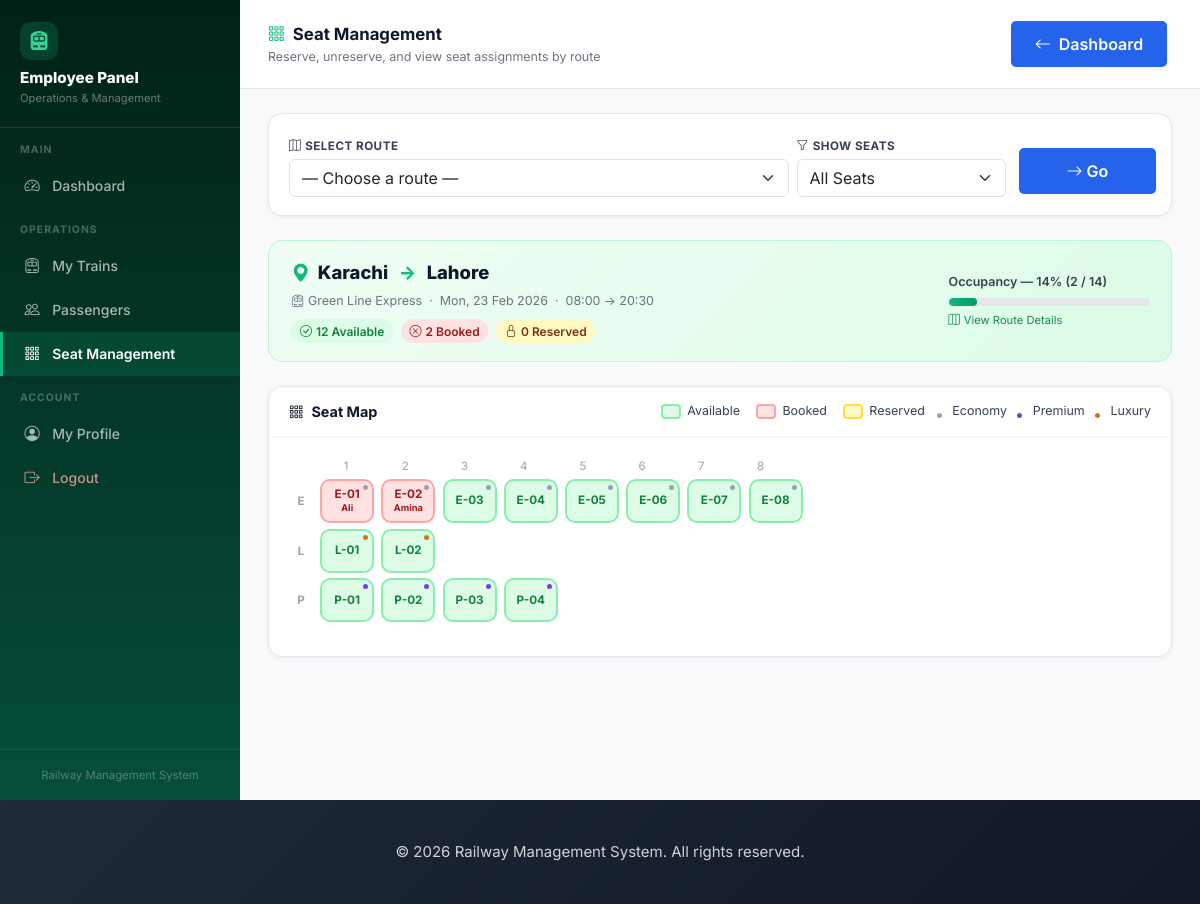
The app's page /assign-seats.php?route_id=1 (signed in), older data.
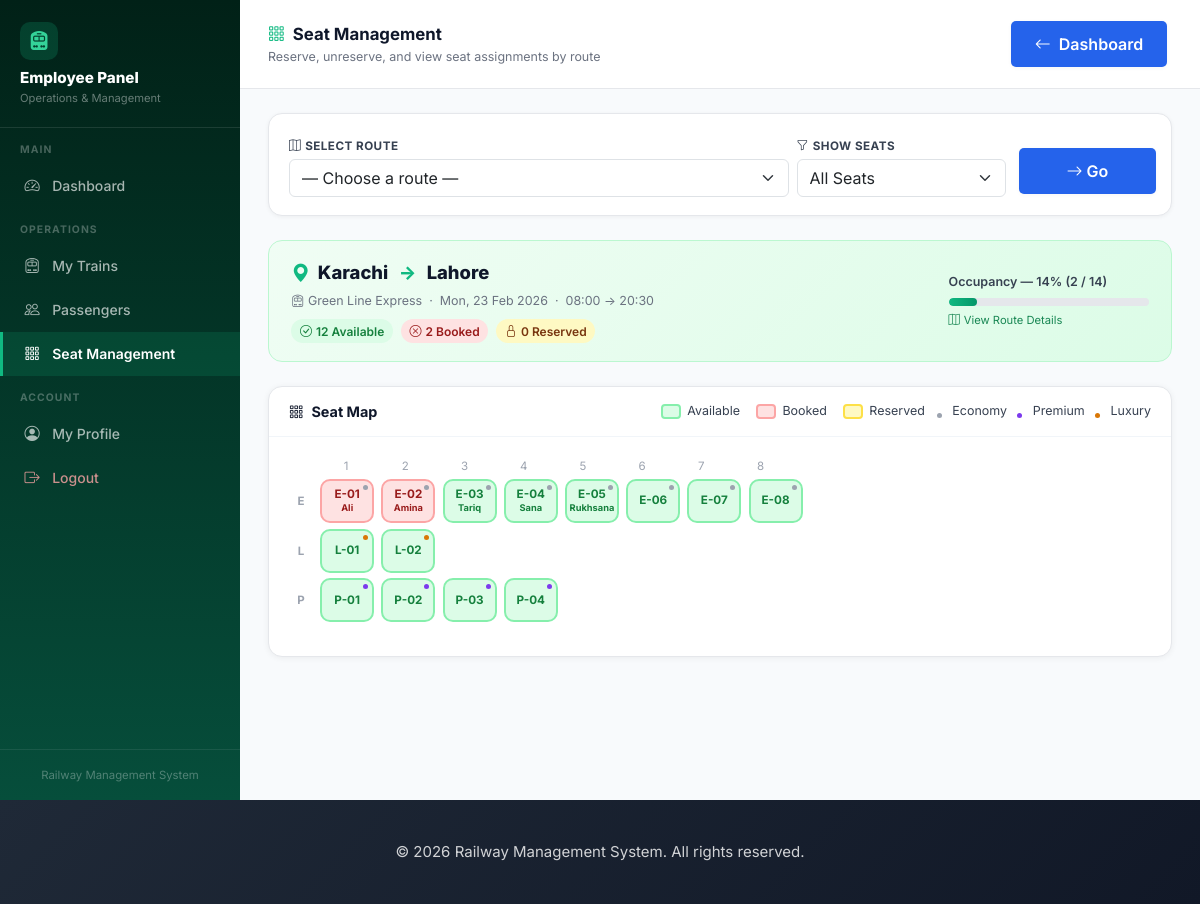
The same page, newer data.
### tables this page shows
CREATE TABLE IF NOT EXISTS booking_seats (
    booking_seat_id INT PRIMARY KEY AUTO_INCREMENT,
    booking_id INT NOT NULL,
    seat_id INT NOT NULL,
    passenger_name VARCHAR(100) NOT NULL,
    passenger_age INT,
    passenger_gender ENUM('M', 'F', 'Other'),
    created_at TIMESTAMP DEFAULT CURRENT_TIMESTAMP,
    FOREIGN KEY (booking_id) REFERENCES bookings(booking_id) ON DELETE CASCADE,
    FOREIGN KEY (seat_id) REFERENCES seats(seat_id) ON DELETE CASCADE
);

CREATE TABLE IF NOT EXISTS seats (
    seat_id INT PRIMARY KEY AUTO_INCREMENT,
    train_id INT NOT NULL,
    route_id INT NOT NULL,
    seat_number VARCHAR(10) NOT NULL,
    seat_type ENUM('economy', 'premium', 'luxury') DEFAULT 'economy',
    status ENUM('available', 'booked', 'reserved') DEFAULT 'available',
    created_at TIMESTAMP DEFAULT CURRENT_TIMESTAMP,
    FOREIGN KEY (train_id) REFERENCES trains(train_id) ON DELETE CASCADE,
    FOREIGN KEY (route_id) REFERENCES routes(route_id) ON DELETE CASCADE,
    UNIQUE KEY unique_seat (train_id, route_id, seat_number)
);

### src/classes/Database.php (called while the page is built, shortened)
<?php
class Database {
    private $host = DB_HOST;
    private $db_name = DB_NAME;
    private $user = DB_USER;
    private $password = DB_PASS;
    private $port = DB_PORT;
    private $connection;
    public function connect() {
        $this->connection = new mysqli(
            $this->host,
            $this->user,
            $this->password,
            $this->db_name,
            $this->port
        );
        $this->connection->set_charset('utf8');
        return $this->connection;
    }
    public function select($query) {
        $result = $this->connection->query($query);
        $data = array();
        if ($result->num_rows > 0) {
            while ($row = $result->fetch_assoc()) {
                array_push($data, $row);
            }
            return $data;
        } else {
            return false;
        }
    }
    public function selectRow($query) {
        $result = $this->connection->query($query);
        if ($result && $result->num_rows > 0) {
            return $result->fetch_assoc();
        }
        return false;
    }
}
?>

### assign-seats.php (the view, shortened to what the changed rows need)
<?php
require_once 'config/database.php';
require_once 'src/classes/Database.php';
$db   = new Database();
$db->connect();
$route_id = isset($_GET['route_id']) ? (int)$_GET['route_id'] : 0;
$route = null;
$seat_map = [];
if ($route_id) {
    $route = $db->selectRow(
        "SELECT r.*, t.train_name, t.train_number, t.total_seats
         FROM routes r JOIN trains t ON r.train_id = t.train_id
         WHERE r.route_id = {$route_id}"
    );
    if ($route) {
        $all_seats = $db->select(
            "SELECT s.*, bs.passenger_name, b.booking_reference, b.booking_id
             FROM seats s
             LEFT JOIN booking_seats bs ON s.seat_id = bs.seat_id
             LEFT JOIN bookings     b  ON bs.booking_id = b.booking_id
             WHERE s.route_id = {$route_id}
             ORDER BY s.seat_number ASC"
        );
        foreach ($all_seats as $seat) {
            $row = substr($seat['seat_number'], 0, 1);
            $seat_map[$row][] = $seat;
        }
    }
}
require_once 'inc/header.php';
?>
<div class="emp-wrap">
<main class="emp-main">
    <div class="emp-content">
    <?php if ($route && !empty($seat_map)): ?>
    <div class="surface-card mb-4">
        <div class="sc-body">
        <form method="POST" id="bulkForm">
            <div class="seat-container">
                <?php
                $max_cols = max(array_map('count', $seat_map));
                ?>
                <div class="seat-row-wrap mb-1">
                    <?php for ($c = 1; $c <= $max_cols; $c++): ?>
                    <div style="width:52px; text-align:center; font-size:.72rem; color:#9ca3af;"><?= $c ?></div>
                    <?php endfor; ?>
                </div>
                <?php foreach ($seat_map as $row_letter => $seats): ?>
                <div class="seat-row-wrap">
                    <div class="row-label"><?= $row_letter ?></div>
                    <?php foreach ($seats as $seat):
                    ?>
                    <div class="seat seat-<?= $seat['status'] ?>"
                         data-seat-id="<?= $seat['seat_id'] ?>"
                         data-status="<?= $seat['status'] ?>"
                         data-route="<?= $route_id ?>"
                         onclick="handleSeatClick(this)"
                         title="<?= htmlspecialchars($seat['seat_number'] . ': ' . ucfirst($seat['status']) . ($seat['passenger_name'] ? ' – ' . $seat['passenger_name'] : '')) ?>">
                        <div class="type-dot type-<?= $seat['seat_type'] ?>"></div>
                        <span class="seat-num"><?= htmlspecialchars($seat['seat_number']) ?></span>
                        <?php if ($seat['passenger_name']): ?>
                        <span class="seat-name"><?= htmlspecialchars(explode(' ', $seat['passenger_name'])[0]) ?></span>
                        <?php endif; ?>
                    </div>
                    <?php endforeach; ?>
                </div>
                <?php endforeach; ?>
            </div>
        </form>
        </div>
    </div>
    <?php endif; ?>
    </div>
</main>
</div>
<?php require_once 'inc/footer.php'; ?>

Row changes from the older to the newer data that the page shows:
no longer on this page (row unchanged): seats: seat_number "E-03", shown under "E"
no longer on this page (row unchanged): seats: seat_number "E-04", shown under "E"
no longer on this page (row unchanged): seats: seat_number "E-05", shown under "E"
added booking_seats: seat.seat_number "E-03", passenger_name "Tariq"
added booking_seats: seat.seat_number "E-04", passenger_name "Sana"
added booking_seats: seat.seat_number "E-05", passenger_name "Rukhsana"
